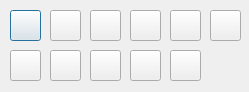
<?xml version="1.0" encoding="UTF-8"?>
<ui version="4.0">
 <class>Weapons_and_Tools</class>
 <widget class="QDialog" name="Weapons_and_Tools">
  <property name="geometry">
   <rect>
    <x>0</x>
    <y>0</y>
    <width>249</width>
    <height>92</height>
   </rect>
  </property>
  <property name="windowTitle">
   <string>Weapons &amp; Tools</string>
  </property>
  <widget class="QPushButton" name="misil">
   <property name="geometry">
    <rect>
     <x>10</x>
     <y>10</y>
     <width>31</width>
     <height>31</height>
    </rect>
   </property>
   <property name="text">
    <string/>
   </property>
   <property name="icon">
    <iconset resource="resources.qrc">
     <normaloff>:/images/airstrke.1.png</normaloff>:/images/airstrke.1.png</iconset>
   </property>
   <property name="iconSize">
    <size>
     <width>31</width>
     <height>31</height>
    </size>
   </property>
  </widget>
  <widget class="QPushButton" name="bat">
   <property name="geometry">
    <rect>
     <x>50</x>
     <y>10</y>
     <width>31</width>
     <height>31</height>
    </rect>
   </property>
   <property name="text">
    <string/>
   </property>
   <property name="icon">
    <iconset resource="resources.qrc">
     <normaloff>:/images/baseball.1.png</normaloff>:/images/baseball.1.png</iconset>
   </property>
   <property name="iconSize">
    <size>
     <width>31</width>
     <height>31</height>
    </size>
   </property>
  </widget>
  <widget class="QPushButton" name="banana">
   <property name="geometry">
    <rect>
     <x>90</x>
     <y>10</y>
     <width>31</width>
     <height>31</height>
    </rect>
   </property>
   <property name="text">
    <string/>
   </property>
   <property name="icon">
    <iconset resource="resources.qrc">
     <normaloff>:/images/banana.1.png</normaloff>:/images/banana.1.png</iconset>
   </property>
   <property name="iconSize">
    <size>
     <width>31</width>
     <height>31</height>
    </size>
   </property>
  </widget>
  <widget class="QPushButton" name="dinamite">
   <property name="geometry">
    <rect>
     <x>130</x>
     <y>10</y>
     <width>31</width>
     <height>31</height>
    </rect>
   </property>
   <property name="text">
    <string/>
   </property>
   <property name="icon">
    <iconset resource="resources.qrc">
     <normaloff>:/images/dynamite.1.png</normaloff>:/images/dynamite.1.png</iconset>
   </property>
   <property name="iconSize">
    <size>
     <width>31</width>
     <height>31</height>
    </size>
   </property>
  </widget>
  <widget class="QPushButton" name="fragGranade">
   <property name="geometry">
    <rect>
     <x>170</x>
     <y>10</y>
     <width>31</width>
     <height>31</height>
    </rect>
   </property>
   <property name="text">
    <string/>
   </property>
   <property name="icon">
    <iconset resource="resources.qrc">
     <normaloff>:/images/cluster.1.png</normaloff>:/images/cluster.1.png</iconset>
   </property>
   <property name="iconSize">
    <size>
     <width>31</width>
     <height>31</height>
    </size>
   </property>
  </widget>
  <widget class="QPushButton" name="punch">
   <property name="geometry">
    <rect>
     <x>170</x>
     <y>50</y>
     <width>31</width>
     <height>31</height>
    </rect>
   </property>
   <property name="text">
    <string/>
   </property>
   <property name="icon">
    <iconset resource="resources.qrc">
     <normaloff>:/images/firepnch.1.png</normaloff>:/images/firepnch.1.png</iconset>
   </property>
   <property name="iconSize">
    <size>
     <width>31</width>
     <height>31</height>
    </size>
   </property>
  </widget>
  <widget class="QPushButton" name="granade">
   <property name="geometry">
    <rect>
     <x>210</x>
     <y>10</y>
     <width>31</width>
     <height>31</height>
    </rect>
   </property>
   <property name="text">
    <string/>
   </property>
   <property name="icon">
    <iconset resource="resources.qrc">
     <normaloff>:/images/grenade.1.png</normaloff>:/images/grenade.1.png</iconset>
   </property>
   <property name="iconSize">
    <size>
     <width>31</width>
     <height>31</height>
    </size>
   </property>
  </widget>
  <widget class="QPushButton" name="bazooka">
   <property name="geometry">
    <rect>
     <x>130</x>
     <y>50</y>
     <width>31</width>
     <height>31</height>
    </rect>
   </property>
   <property name="text">
    <string/>
   </property>
   <property name="icon">
    <iconset resource="resources.qrc">
     <normaloff>:/images/bazooka.1.png</normaloff>:/images/bazooka.1.png</iconset>
   </property>
   <property name="iconSize">
    <size>
     <width>31</width>
     <height>31</height>
    </size>
   </property>
  </widget>
  <widget class="QPushButton" name="morter">
   <property name="geometry">
    <rect>
     <x>50</x>
     <y>50</y>
     <width>31</width>
     <height>31</height>
    </rect>
   </property>
   <property name="text">
    <string/>
   </property>
   <property name="icon">
    <iconset resource="resources.qrc">
     <normaloff>:/images/mortar.1.png</normaloff>:/images/mortar.1.png</iconset>
   </property>
   <property name="iconSize">
    <size>
     <width>31</width>
     <height>31</height>
    </size>
   </property>
  </widget>
  <widget class="QPushButton" name="teleport">
   <property name="geometry">
    <rect>
     <x>90</x>
     <y>50</y>
     <width>31</width>
     <height>31</height>
    </rect>
   </property>
   <property name="text">
    <string/>
   </property>
   <property name="icon">
    <iconset resource="resources.qrc">
     <normaloff>:/images/teleport.1.png</normaloff>:/images/teleport.1.png</iconset>
   </property>
   <property name="iconSize">
    <size>
     <width>31</width>
     <height>31</height>
    </size>
   </property>
  </widget>
  <widget class="QPushButton" name="holyGranade">
   <property name="geometry">
    <rect>
     <x>10</x>
     <y>50</y>
     <width>31</width>
     <height>31</height>
    </rect>
   </property>
   <property name="text">
    <string/>
   </property>
   <property name="icon">
    <iconset resource="resources.qrc">
     <normaloff>:/images/hgrenade.1.png</normaloff>:/images/hgrenade.1.png</iconset>
   </property>
   <property name="iconSize">
    <size>
     <width>31</width>
     <height>31</height>
    </size>
   </property>
  </widget>
 </widget>
 <resources>
  <include location="resources.qrc"/>
 </resources>
 <connections/>
</ui>
